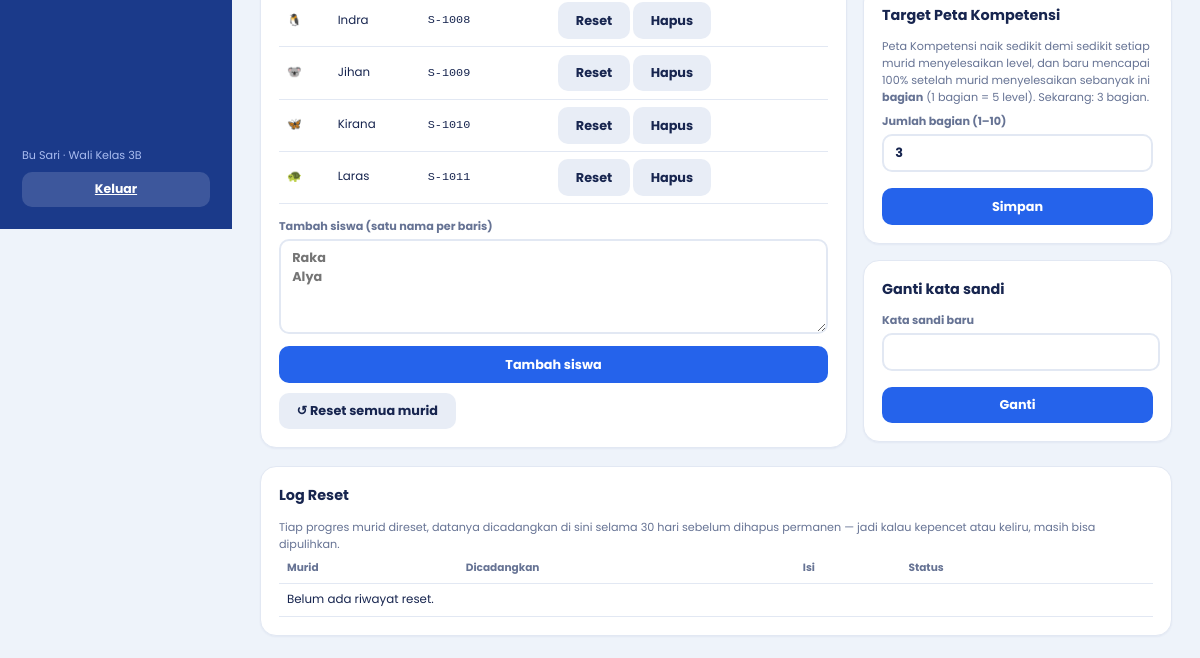
The page /guru/pengaturan/ (signed in, lower part) on the database as committed earlier.
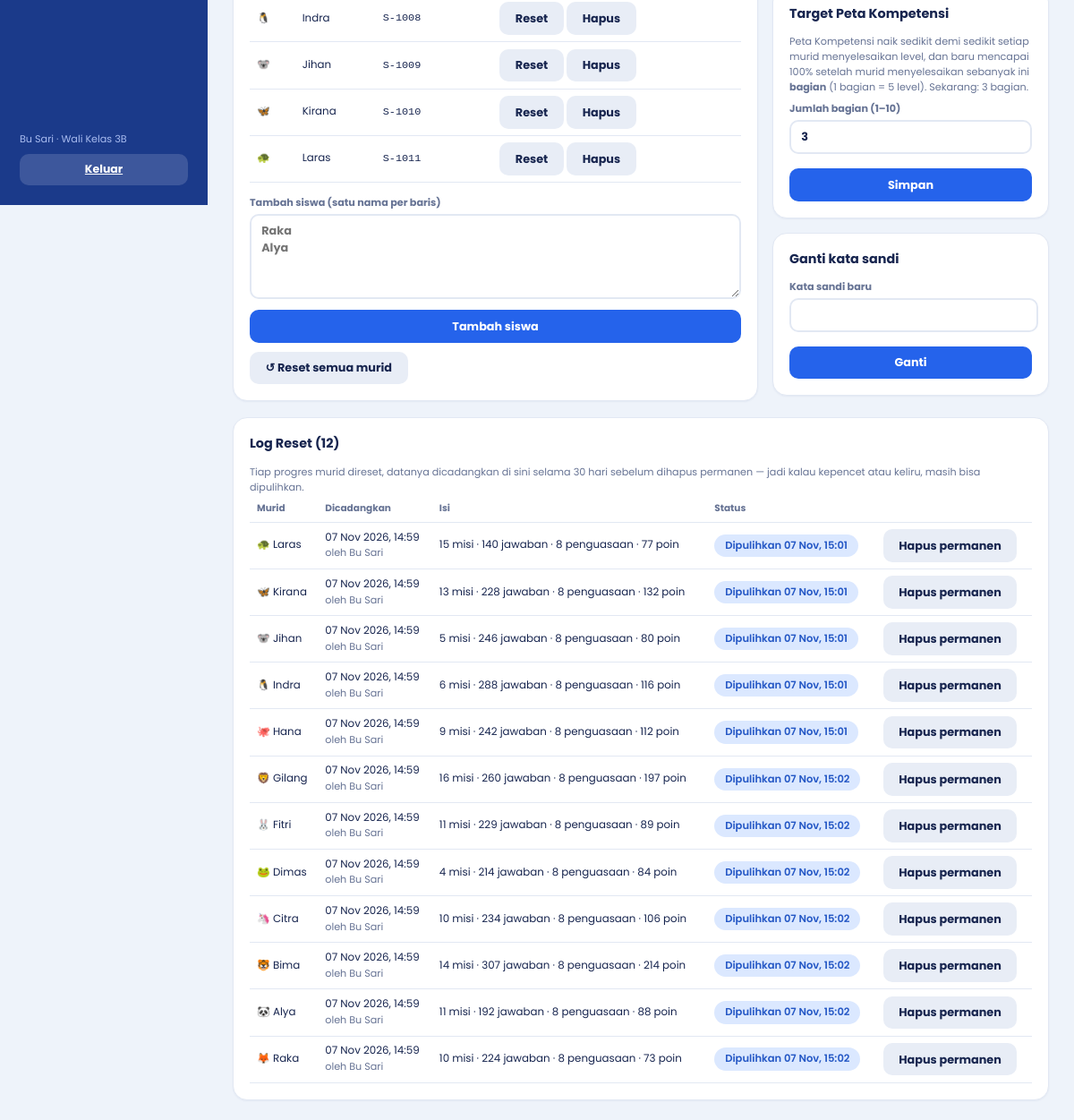
The same page on the database as committed later.
### belajar/models.py (models this page shows, shortened)
class Kelas(models.Model):
    nama = models.CharField(max_length=20, unique=True)
    kode = models.CharField(max_length=20, unique=True, help_text="Kode kelas untuk login murid")
    wali_kelas = models.ForeignKey(User, null=True, blank=True, on_delete=models.SET_NULL, related_name="kelas_wali")
    ambang_perhatian = models.PositiveSmallIntegerField(default=3, help_text="Siswa perlu perhatian bila sebanyak ini kompetensinya berstatus Mulai")
    target_bagian = models.PositiveSmallIntegerField(
        default=3,
        help_text="Peta Kompetensi baru mencapai 100% bila murid sudah menyelesaikan sebanyak ini bagian (1 bagian = 5 level)",
    )
    class Meta:
        verbose_name_plural = "Kelas"

class Siswa(models.Model):
    user = models.OneToOneField(User, on_delete=models.CASCADE, related_name="siswa")
    kelas = models.ForeignKey(Kelas, on_delete=models.CASCADE, related_name="siswa")
    avatar = models.CharField(max_length=8, default="🙂")
    kode_samaran = models.CharField(max_length=20, unique=True, help_text="ID samaran: satu-satunya ID yang dikenal game")
    poin = models.PositiveIntegerField(default=0)
    class Meta:
        verbose_name_plural = "Siswa"
    @property
    def nama(self):
        return self.user.first_name or self.user.username

class ArsipReset(models.Model):
    siswa = models.ForeignKey(Siswa, on_delete=models.CASCADE, related_name="arsip_reset")
    oleh = models.ForeignKey(User, null=True, blank=True, on_delete=models.SET_NULL, help_text="Guru yang menekan tombol reset")
    poin_lama = models.PositiveIntegerField(default=0)
    ringkasan = models.CharField(max_length=160, blank=True, help_text="Ringkasan isi arsip untuk ditampilkan di Log Reset")
    data = models.JSONField(default=dict, encoder=DjangoJSONEncoder, help_text="Salinan baris misi/jawaban/penguasaan/diagnostik sebelum dihapus")
    dibuat = models.DateTimeField(default=timezone.now)
    dipulihkan_pada = models.DateTimeField(null=True, blank=True)
    kedaluwarsa_pada = models.DateTimeField(help_text="Setelah waktu ini arsip dihapus permanen dan tidak bisa dipulihkan lagi")
    class Meta:
        ordering = ["-dibuat"]
        verbose_name_plural = "Arsip reset"
    @property
    def status(self):
        if self.dipulihkan_pada:
            return "dipulihkan"
        if timezone.now() >= self.kedaluwarsa_pada:
            return "kedaluwarsa"
        return "aktif"

### belajar/views.py (the view, shortened to what this page needs)
# urls.py: path("guru/pengaturan/", views.guru_pengaturan, name="pengaturan"),
@role_required("guru")
def guru_pengaturan(request):
    kelas = Kelas.objects.filter(wali_kelas=request.user).first()
    arsip = []
    if kelas:
        bersihkan_arsip_kedaluwarsa(kelas)
        arsip = list(ArsipReset.objects.filter(siswa__kelas=kelas).select_related("siswa__user", "oleh")[:30])
        for a in arsip:
            a.bisa_pulih = arsip_bisa_dipulihkan(a)
    return render(request, "belajar/guru_pengaturan.html", _ctx(
        request, kelas, "pengaturan",
        siswa=kelas.siswa.select_related("user") if kelas else [],
        arsip=arsip,
        retensi_hari=RESET_RETENSI_HARI,
    ))

### accounts/utils.py (called while the page is built)
def get_role(user):
    if not user.is_authenticated:
        return None
    profile = getattr(user, "profile", None)
    return profile.role if profile else None

def role_required(*roles):
    def deco(view):
        @wraps(view)
        @login_required
        def wrapped(request, *a, **kw):
            role = get_role(request.user)
            return view(request, *a, **kw) if role in roles else redirect(HOME.get(role, "/login/"))
        return wrapped
    return deco

### belajar/cors.py (called while the page is built, shortened)
    def __call__(self, request):
        api = request.path.startswith("/api/game/")
        resp = HttpResponse(status=204) if api and request.method == "OPTIONS" else self.get_response(request)
        return resp

### belajar/services.py (called while the page is built)
def bersihkan_arsip_kedaluwarsa(kelas=None):
    qs = ArsipReset.objects.filter(dipulihkan_pada__isnull=True, kedaluwarsa_pada__lt=timezone.now())
    if kelas is not None:
        qs = qs.filter(siswa__kelas=kelas)
    n = qs.count()
    if n:
        qs.delete()
    return n

def arsip_bisa_dipulihkan(arsip):
    return (
        arsip.dipulihkan_pada is None
        and timezone.now() < arsip.kedaluwarsa_pada
        and not ada_progres(arsip.siswa)
    )

### belajar/views.py (called while the page is built)
def _ctx(request, kelas, aktif, **kw):
    return {"guru": request.user, "kelas": kelas, "aktif": aktif, **kw}

### templates/belajar/guru_pengaturan.html (shortened to what this page needs)
{% extends 'belajar/guru_base.html' %}
{% block isi %}
{% if not kelas %}
<section class="card"><h2>Buat kelas pertama</h2><p class="hint">Setelah kelas dibuat, sistem membuat kode kelas untuk login murid.</p>
  <form method="post" class="f baris" style="margin-top:10px">{% csrf_token %}<input type="hidden" name="aksi" value="buat_kelas"><label>Nama kelas<input name="nama" required maxlength="20" placeholder="mis. 3B"></label><button class="btn biru-b">Buat kelas</button></form></section>
{% else %}
<div class="cols">
  <section class="card"><h2>Siswa kelas {{ kelas.nama }} ({{ siswa|length }})</h2>
    <div class="scroll"><table class="tabel"><thead><tr><th></th><th>Nama</th><th>ID samaran</th><th></th></tr></thead><tbody>
      {% for s in siswa %}<tr><td>{{ s.avatar }}</td><td>{{ s.nama }}</td><td><code>{{ s.kode_samaran }}</code></td>
        <td>
          <form method="post" style="display:inline" onsubmit="return confirm('Reset progres {{ s.nama|escapejs }}? Jalan Lentera, Peta Kompetensi, dan statistiknya kembali seperti murid baru. Login & akunnya tidak hilang, dan datanya masih bisa dipulihkan dari Log Reset di bawah.')">{% csrf_token %}<input type="hidden" name="aksi" value="reset_siswa"><input type="hidden" name="id" value="{{ s.id }}"><button class="btn abu" title="Kosongkan progres belajar; akun & login tetap ada">Reset</button></form>
          <form method="post" style="display:inline" onsubmit="return confirm('Hapus siswa ini beserta seluruh datanya?')"><button class="btn abu">Hapus</button></form>
        </td></tr>
      {% empty %}<tr><td colspan="4">Belum ada siswa.</td></tr>{% endfor %}</tbody></table></div>
    <form method="post" class="f" style="margin-top:14px">{% csrf_token %}<input type="hidden" name="aksi" value="tambah_siswa">
      <label>Tambah siswa (satu nama per baris)<textarea name="nama" rows="4" placeholder="Raka&#10;Alya"></textarea></label><button class="btn biru-b">Tambah siswa</button></form>
    {% if siswa %}<form method="post" style="margin-top:10px" onsubmit="return confirm('Reset progres SEMUA siswa di kelas {{ kelas.nama|escapejs }}? Jalan Lentera dan Peta Kompetensi tiap murid kembali seperti baru. Masing-masing tetap bisa dipulihkan sendiri-sendiri dari Log Reset.')">{% csrf_token %}<input type="hidden" name="aksi" value="reset_kelas"><button class="btn abu">↺ Reset semua murid</button></form>{% endif %}
  </section>
  <div>
    <section class="card"><h2>Target Peta Kompetensi</h2><p class="hint">Peta Kompetensi naik sedikit demi sedikit setiap murid menyelesaikan level, dan baru mencapai 100% setelah murid menyelesaikan sebanyak ini <b>bagian</b> (1 bagian = 5 level). Sekarang: {{ kelas.target_bagian }} bagian.</p>
      <form method="post" class="f baris" style="margin-top:8px">{% csrf_token %}<input type="hidden" name="aksi" value="target_bagian"><label>Jumlah bagian (1–10)<input name="target_bagian" type="number" min="1" max="10" value="{{ kelas.target_bagian }}"></label><button class="btn biru-b">Simpan</button></form></section>
    <section class="card"><h2>Ganti kata sandi</h2>
      <form method="post" class="f baris">{% csrf_token %}<input type="hidden" name="aksi" value="sandi"><label>Kata sandi baru<input name="sandi" type="password" minlength="6" required></label><button class="btn biru-b">Ganti</button></form></section>
  </div>
</div>
<section class="card" style="margin-top:18px"><h2>Log Reset{% if arsip %} ({{ arsip|length }}){% endif %}</h2>
  <p class="hint">Tiap progres murid direset, datanya dicadangkan di sini selama {{ retensi_hari }} hari sebelum dihapus permanen — jadi kalau kepencet atau keliru, masih bisa dipulihkan.</p>
  <div class="scroll"><table class="tabel"><thead><tr><th>Murid</th><th>Dicadangkan</th><th>Isi</th><th>Status</th><th></th></tr></thead><tbody>
    {% for a in arsip %}<tr>
      <td>{{ a.siswa.avatar }} {{ a.siswa.nama }}</td>
      <td>{{ a.dibuat|date:"d M Y, H:i" }}{% if a.oleh %}<br><small class="hint">oleh {{ a.oleh.first_name|default:a.oleh.username }}</small>{% endif %}</td>
      <td>{{ a.ringkasan|default:"–" }}</td>
      <td>{% if a.status == "dipulihkan" %}<span class="chip biru">Dipulihkan {{ a.dipulihkan_pada|date:"d M, H:i" }}</span>
        {% elif a.status == "kedaluwarsa" %}<span class="chip abu">Kedaluwarsa</span>
        {% else %}<span class="chip hijau">Aktif · s.d. {{ a.kedaluwarsa_pada|date:"d M Y" }}</span>{% endif %}</td>
      <td>
        <form method="post" style="display:inline" onsubmit="return confirm('Hapus arsip ini permanen? Setelah ini datanya tidak bisa dipulihkan lagi.')"><button class="btn abu">Hapus permanen</button></form>
      </td></tr>
    {% empty %}<tr><td colspan="5">Belum ada riwayat reset.</td></tr>{% endfor %}</tbody></table></div>
</section>
{% endif %}
{% endblock %}

### templates/belajar/guru_base.html (shortened to what this page needs)
{% extends 'base.html' %}
{% block body %}
<div class="app">
  <aside class="side">
    <div class="who"><p>{{ guru.first_name|default:guru.username }}{% if kelas %} · Wali Kelas {{ kelas.nama }}{% endif %}</p><a class="out" href="/logout/">Keluar</a></div>
  </aside>
  <main class="main">{% block isi %}{% endblock %}</main>
</div>
{% endblock %}

### templates/base.html (shortened to what this page needs)
{% load static %}<!DOCTYPE html>
<html lang="id">
<head>
  <link rel="stylesheet" href="{% static 'css/lentera.css' %}">
</head>
<body>
{% block body %}{% endblock %}
</body>
</html>

### static/css/lentera.css (style rules this page uses)
:root { --navy:#1b3a8a;--coral:#ef6b5b;--teal:#12a094;--amber:#f5a623;--ink:#17254f;--mut:#667394;--bg:#eef3fa;--line:#e2e8f3;--mulai:#f6c5c2;--berk:#fbe39b;--cakap:#b9e6c9 }
* { box-sizing:border-box;margin:0;padding:0 }
body { font:14px/1.5 Poppins,system-ui,sans-serif;background:var(--bg);color:var(--ink) }
a { color:inherit;text-decoration:none }
button { font:inherit;color:inherit;cursor:pointer }
.card { background:#fff;border:1px solid var(--line);border-radius:16px;padding:18px;box-shadow:0 1px 2px rgba(20,44,110,.05) }
.chip { display:inline-flex;align-items:center;gap:.35rem;padding:.25rem .75rem;border-radius:999px;font-size:.72rem;font-weight:600;white-space:nowrap }
.biru { background:#dbe8ff;color:#2457c5 }
.btn { display:inline-flex;align-items:center;justify-content:center;gap:.4rem;border:0;border-radius:10px;padding:.55rem 1.1rem;color:#fff;font-weight:700;font-size:.8rem }
.btn.biru-b { background:#2563eb }
.btn.abu { background:#e8edf6;color:var(--ink) }
.card .hint { font-size:.7rem;color:var(--mut) }
.app { display:grid;grid-template-columns:232px minmax(0,1fr);min-height:100vh }
.side { background:var(--navy);color:#fff;padding:22px 14px;display:flex;flex-direction:column;justify-content:space-between;gap:20px }
.who { font-size:.7rem;color:#a9bcf0;padding:0 8px }
.who a { color:#fff;text-decoration:underline }
.main { padding:22px 28px;min-width:0 }
.cols { display:grid;grid-template-columns:minmax(0,1.9fr) minmax(0,1fr);gap:16px;align-items:start }
.cols>div { display:grid;gap:16px }
.card h2 { font-size:.9rem;margin-bottom:12px }
.scroll { overflow-x:auto }
.who p { margin-bottom:8px }
.side .out { display:block;text-align:center;background:rgba(255,255,255,.15);color:#fff;border-radius:10px;padding:.5rem;font-weight:700;font-size:.78rem }
.f { display:grid;gap:12px }
.f label { font-size:.7rem;font-weight:700;color:var(--mut);display:grid;gap:4px }
.f input,.f select,.f textarea { border:2px solid var(--line);border-radius:10px;padding:.45rem .7rem;font:inherit;font-size:.8rem;background:#fff;color:var(--ink) }
.f.baris { grid-template-columns:repeat(auto-fit,minmax(170px,1fr));align-items:end;row-gap:16px }
.tabel { width:100%;border-collapse:collapse;font-size:.74rem }
.tabel th,.tabel td { text-align:left;padding:.45rem .5rem;border-bottom:1px solid var(--line);vertical-align:middle }
.tabel th { color:var(--mut);font-size:.66rem }
.side { position:sticky;top:0;height:100vh;align-self:start;overflow-y:auto }
.abu { background:#eef0f5;color:#6b7799 }

Rows that differ between the two databases and show on the page:
added ArsipReset: siswa.avatar "🐢", siswa.nama "Laras", dibuat "07 Nov 2026, 14:59", oleh.first_name "Bu Sari", ringkasan "15 misi · 140 jawaban · 8 penguasaan · 77 poin", dipulihkan_pada "07 Nov, 15:01"
added ArsipReset: siswa.avatar "🦋", siswa.nama "Kirana", dibuat "07 Nov 2026, 14:59", oleh.first_name "Bu Sari", ringkasan "13 misi · 228 jawaban · 8 penguasaan · 132 poin", dipulihkan_pada "07 Nov, 15:01"
added ArsipReset: siswa.avatar "🐨", siswa.nama "Jihan", dibuat "07 Nov 2026, 14:59", oleh.first_name "Bu Sari", ringkasan "5 misi · 246 jawaban · 8 penguasaan · 80 poin", dipulihkan_pada "07 Nov, 15:01"
added ArsipReset: siswa.avatar "🐧", siswa.nama "Indra", dibuat "07 Nov 2026, 14:59", oleh.first_name "Bu Sari", ringkasan "6 misi · 288 jawaban · 8 penguasaan · 116 poin", dipulihkan_pada "07 Nov, 15:01"
added ArsipReset: siswa.avatar "🐙", siswa.nama "Hana", dibuat "07 Nov 2026, 14:59", oleh.first_name "Bu Sari", ringkasan "9 misi · 242 jawaban · 8 penguasaan · 112 poin", dipulihkan_pada "07 Nov, 15:01"
added ArsipReset: siswa.avatar "🦁", siswa.nama "Gilang", dibuat "07 Nov 2026, 14:59", oleh.first_name "Bu Sari", ringkasan "16 misi · 260 jawaban · 8 penguasaan · 197 poin", dipulihkan_pada "07 Nov, 15:02"
added ArsipReset: siswa.avatar "🐰", siswa.nama "Fitri", dibuat "07 Nov 2026, 14:59", oleh.first_name "Bu Sari", ringkasan "11 misi · 229 jawaban · 8 penguasaan · 89 poin", dipulihkan_pada "07 Nov, 15:02"
added ArsipReset: siswa.avatar "🐸", siswa.nama "Dimas", dibuat "07 Nov 2026, 14:59", oleh.first_name "Bu Sari", ringkasan "4 misi · 214 jawaban · 8 penguasaan · 84 poin", dipulihkan_pada "07 Nov, 15:02"
added ArsipReset: siswa.avatar "🦄", siswa.nama "Citra", dibuat "07 Nov 2026, 14:59", oleh.first_name "Bu Sari", ringkasan "10 misi · 234 jawaban · 8 penguasaan · 106 poin", dipulihkan_pada "07 Nov, 15:02"
added ArsipReset: siswa.avatar "🐯", siswa.nama "Bima", dibuat "07 Nov 2026, 14:59", oleh.first_name "Bu Sari", ringkasan "14 misi · 307 jawaban · 8 penguasaan · 214 poin", dipulihkan_pada "07 Nov, 15:02"
added ArsipReset: siswa.avatar "🐼", siswa.nama "Alya", dibuat "07 Nov 2026, 14:59", oleh.first_name "Bu Sari", ringkasan "11 misi · 192 jawaban · 8 penguasaan · 88 poin", dipulihkan_pada "07 Nov, 15:02"
added ArsipReset: siswa.avatar "🦊", siswa.nama "Raka", dibuat "07 Nov 2026, 14:59", oleh.first_name "Bu Sari", ringkasan "10 misi · 224 jawaban · 8 penguasaan · 73 poin", dipulihkan_pada "07 Nov, 15:02"
Other text that changed with them:
{{ arsip|length }}: (not shown) → "12"
text no longer shown: "Belum ada riwayat reset."
